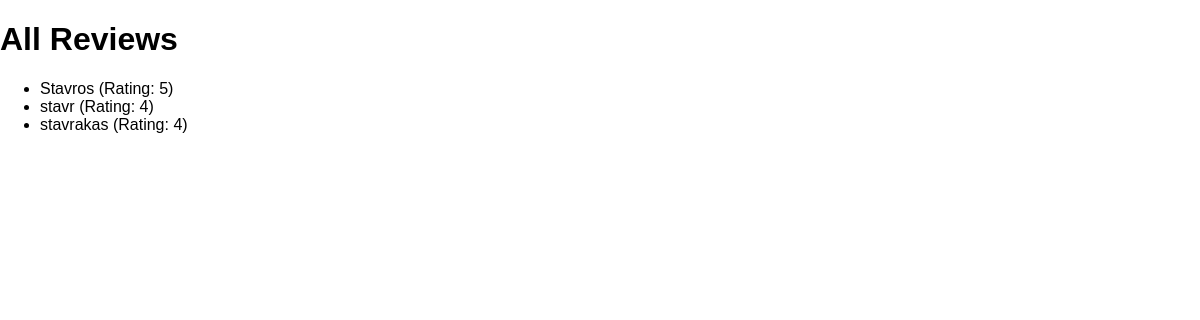
The app's page /reviews, older data.
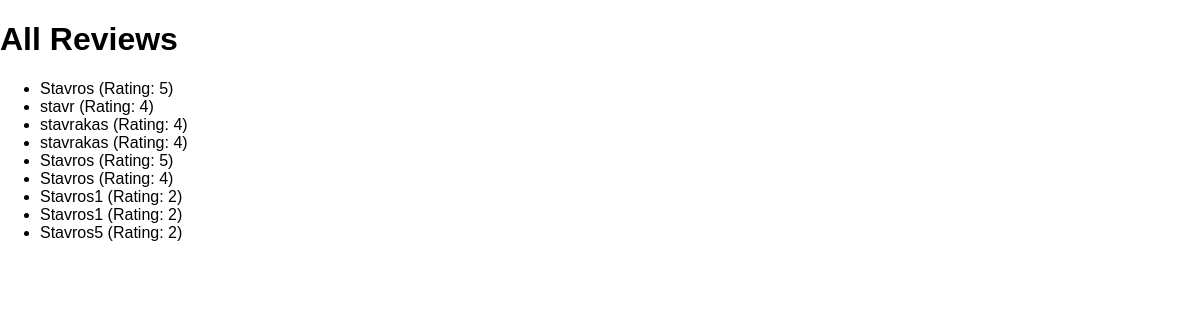
The same page, newer data.
### reviews/models.py (models this page shows, shortened)
class Review(models.Model):
    user_name = models.CharField(max_length=100)
    review_text = models.TextField()
    rating = models.IntegerField()

### reviews/views.py (the view)
# urls.py: path('reviews', views.ReviewsListView.as_view(), name='review_list'),
class ReviewsListView(TemplateView):
    template_name = "reviews/review_list.html"
    def get_context_data(self, **kwargs):
        context = super().get_context_data(**kwargs)
        context['reviews'] = Review.objects.all()
        return context

### reviews/templates/reviews/review_list.html (shortened to what this page needs)
{% extends "reviews/base.html" %}
{% block content %}
    <h1>All Reviews</h1>
    <ul>
        {% for review in reviews %}
            <li>
                {{ review.user_name }} (Rating: {{ review.rating }})
            </li>
        {% endfor %}
{% endblock %}

### reviews/templates/reviews/base.html (shortened to what this page needs)
{% load static %}
<!DOCTYPE html>
<html lang="en">
<head>
    <link rel="stylesheet" href="{% static "reviews/styles.css" %}"/>
</head>
<body>
    {% block content %}
    {% endblock %}
</body>
</html>

### reviews/static/reviews/styles.css (style rules this page uses)
body { font-family: sans-serif; margin: 0; }

Row changes from the older to the newer data that the page shows:
added Review: user_name "stavrakas", rating "4"
added Review: user_name "Stavros", rating "5"
added Review: user_name "Stavros", rating "4"
added Review: user_name "Stavros1", rating "2"
added Review: user_name "Stavros1", rating "2"
added Review: user_name "Stavros5", rating "2"
